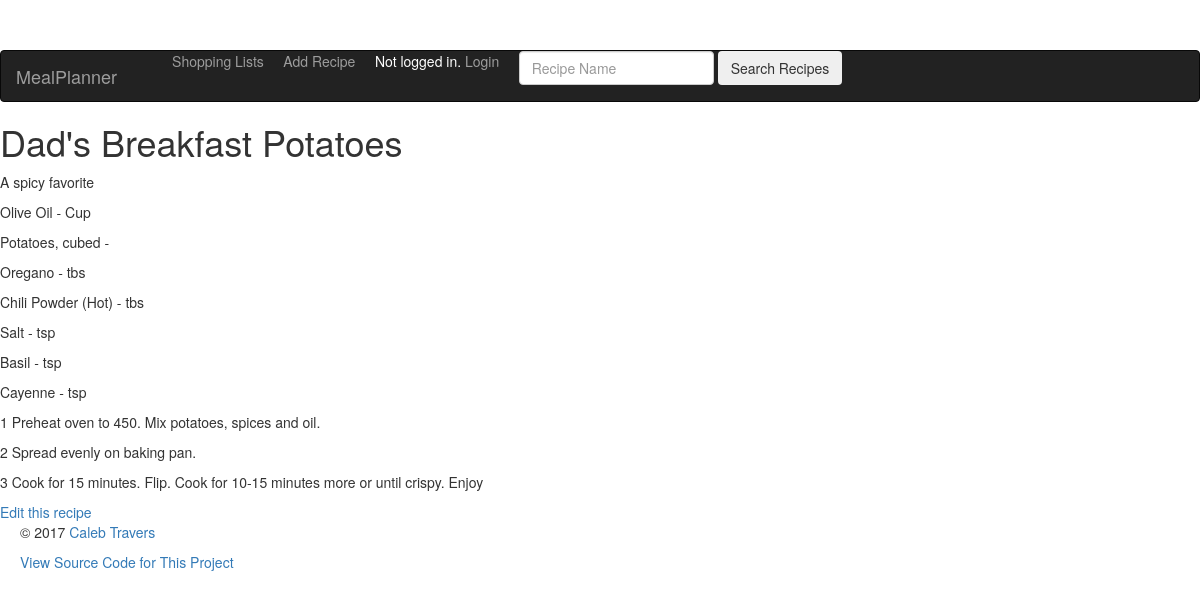
/mealplanner/3/, run on the app's committed database.
### mealplanner/models.py (models this page shows, shortened)
class Recipe(models.Model):
    name = models.CharField(max_length=100)
    created = models.DateTimeField(auto_now_add = True)
    text = models.CharField(max_length=255)
    author = models.ForeignKey(User, blank=True, null=True)
    class Meta:
        ordering = ('name',)

class Ingredient(models.Model):
    CUP = 'CP'
    TABLESPOON = 'TB'
    TEASPOON = 'TS'
    POUND = 'LB'
    OUNCE = 'OZ'
    FLOUNCE = 'FO'
    NONE = 'NA'
    PRODUCE = 'PR'
    SPICES = 'SP'
    DAIRY = 'DY'
    MEAT = 'MT'
    FREEZER = 'FR'
    BAKING = 'BK'
    BAKERY = 'BY'
    CANNED = 'CN'
    UNIT_OF_MEASURE_CHOICES = (
        (CUP, 'Cup'),
        (TABLESPOON, 'tbs'),
        (TEASPOON, 'tsp'),
        (POUND, 'lb'),
        (OUNCE, 'oz'),
        (FLOUNCE, 'fl oz'),
        (NONE, 'none'),
    )
    CATEGORY_CHOICES = (
        (PRODUCE, 'Produce'),
        (SPICES, 'Spices'),
        (DAIRY, 'Dairy'),
        (MEAT, 'Meat'),
        (FREEZER, 'Refridgerated / Freezer'),
        (BAKING, 'Baking'),
        (BAKERY, 'Bakery'),
        (CANNED, 'Canned / Packaged'),
    )
    name = models.CharField(max_length=55)
    recipe = models.ForeignKey(Recipe)
    category = models.CharField(
        max_length=2,
        choices=CATEGORY_CHOICES,
    )
    quantity = DecimalFractionField(
        max_digits=4,
        decimal_places=2,
        limit_denominator=8,
        coerce_thirds=True,
    )
    unitOfMeasure = models.CharField(
        max_length=2,
        choices=UNIT_OF_MEASURE_CHOICES,
        default=CUP,
    )
    quantity_2 = DecimalFractionField(
        max_digits=4,
        decimal_places=2,
        limit_denominator=8,
        coerce_thirds=True,
        default=0,
        )
    unitOfMeasure_2 = models.CharField(
        max_length=2,
        choices=UNIT_OF_MEASURE_CHOICES,
        default=NONE,
    )
    class Meta:
        ordering = ('category',)

class Instruction(models.Model):
    recipe = models.ForeignKey(Recipe)
    number = models.PositiveSmallIntegerField()
    text = models.TextField()
    class Meta:
        ordering = ('number',)

### mealplanner/views.py (the view)
# urls.py: url(r'^(?P<pk>[0-9]+)/$', views.RecipeDetail.as_view(), name='recipe-detail'),
class RecipeDetail(generic.DetailView):
    model = Recipe
    template_name = 'mealplanner/recipe_detail.html'

### mealplanner/templates/mealplanner/recipe_detail.html (shortened to what this page needs)
{% extends "mealplanner/base.html" %}
{% block content %}
{% load fractions %}
<h1> {{ recipe.name }} </h1>
<p> {{ recipe.text }} </p>
{% for ingredient in recipe.ingredient_set.all %}
<p> {{ ingredient.name }}
    - {% display_fraction ingredient.quantity allow_mixed_numbers=True %}
    {% if not ingredient.unitOfMeasure == 'NA' %}
    {{ ingredient.get_unitOfMeasure_display }}
    {% endif %}
</p>
{% endfor %}
{% for instruction in recipe.instruction_set.all %}
<p>
{{ instruction.number }}
{{ instruction.text }}
</p>
{% endfor %}
<a href="{% url 'mealplanner:recipe-update' recipe.pk %}">Edit this recipe</a>
{% endblock %}

### mealplanner/static/mealplanner/starter-template.css (style rules this page uses)
body { padding-top: 5rem; }

### data on the page
Recipe: name "Dad's Breakfast Potatoes", text "A spicy favorite"
Ingredient: name "Olive Oil", unitOfMeasure "Cup"
Ingredient: name "Potatoes, cubed"
Ingredient: name "Oregano", unitOfMeasure "tbs"
Ingredient: name "Chili Powder (Hot)", unitOfMeasure "tbs"
Ingredient: name "Salt", unitOfMeasure "tsp"
Ingredient: name "Basil", unitOfMeasure "tsp"
Ingredient: name "Cayenne", unitOfMeasure "tsp"
Instruction: number "1", text "Preheat oven to 450. Mix potatoes, spices and oil."
Instruction: number "2", text "Spread evenly on baking pan."
Instruction: number "3", text "Cook for 15 minutes. Flip. Cook for 10-15 minutes more or until crispy. Enjoy"
